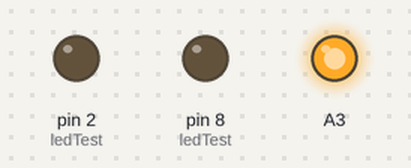
Bench run of a sketch on a simulated Arduino Uno, built with avr-gcc and run on an emulated ATmega328P. Parts: output pins drawn as LEDs (lit = HIGH). What the sketch prints to the serial monitor is not drawn.

Above: at 2.1 s.
At 4.2 s:
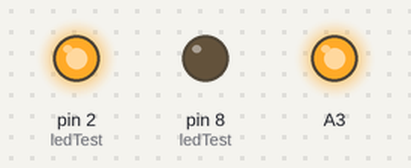
Timing chart, 0 to 5.7 s (numbered marks = the images above):
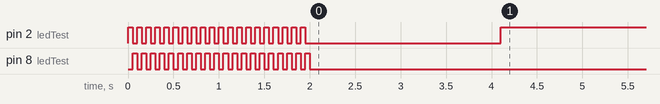

The sketch:

CRAPnode_Setup.ino
```cpp
//
// CRAPnode setup tool
//
//
//
//
// Instructions:
//  1. Enter your WiFi SSID and password below.
//  2. Upload the sketch to the CRAPnode.
//  3. Ground GPIO0 on the ESP8266 module (short bare pads under the ISP connector)
//  4. Update the ESP8266 module using this guide (files are in this folder): http://www.xess.com/blog/esp8266-reflash/
//     Note that you must swap the RX and TX lines of the serial module.
//  5. Unground GPIO0. Uncomment the line below this one.
#define TESTMODE
//  6. Upload to the CRAPnode again and wait for green (pass) LED.
//     If the LED is red, the test has failed.
//     Check your router to see if the CRAPnode has connected.
//     The test is likely to fail if there is no battery.
//


#define SSID "xxx"
#define PASS "12345678"


#include <Wire.h>
#include "RTClib.h"
#include <SoftwareSerial.h>

RTC_DS1307 rtc;

boolean passFailState = 0; // 0 is pass, 1 is fail

#if defined(TESTMODE)

void setup () {
  Serial.begin(115200);
  pinMode(A3, OUTPUT);
  digitalWrite(A3, HIGH);
  ledTest();
  //if (rtcTest()) if (!passFailState) passFailState = 1;
  if (wifiTest()) if (!passFailState) passFailState = 1;
  delay(100);
  if (passFailState) digitalWrite(2, HIGH);
  else digitalWrite(8, HIGH);
}

void loop() {
}

void ledTest() {
  pinMode(2, OUTPUT);
  pinMode(8, OUTPUT);
  for (byte i = 0; i < 20; i++) {
    digitalWrite(2, HIGH);
    digitalWrite(8, LOW);
    delay(50);
    digitalWrite(2, LOW);
    digitalWrite(8, HIGH);
    delay(50);
    digitalWrite(8, LOW);
  }
}

byte rtcTest() {
  Wire.begin();
  rtc.begin();
  rtc.adjust(DateTime(2014, 1, 21, 3, 0, 0));
  delay(5000);
  DateTime now = rtc.now();
  if (now.second() == 5) return 0;
  else return 1;
}

byte wifiTest() {
  serialFlush();
  Serial.println("AT+RST");
  delay(1000);
  if (Serial.find("ready")) {
    String cmd = "AT+CWJAP=\"";
    cmd += SSID;
    cmd += "\",\"";
    cmd += PASS;
    cmd += "\"";
    Serial.println(cmd);
    return 0;
  }
  else return 1;
}

void serialFlush() {
  while (Serial.available() > 0) {
    char t = Serial.read();
  }
}

#else

// Sets the serial port pins to high impedance and enable the ESP module.

void setup () {
  pinMode(A3, OUTPUT);
  pinMode(0, INPUT);
  pinMode(1, INPUT);
  digitalWrite(A3, HIGH);
}

void loop() {
}

#endif
```
